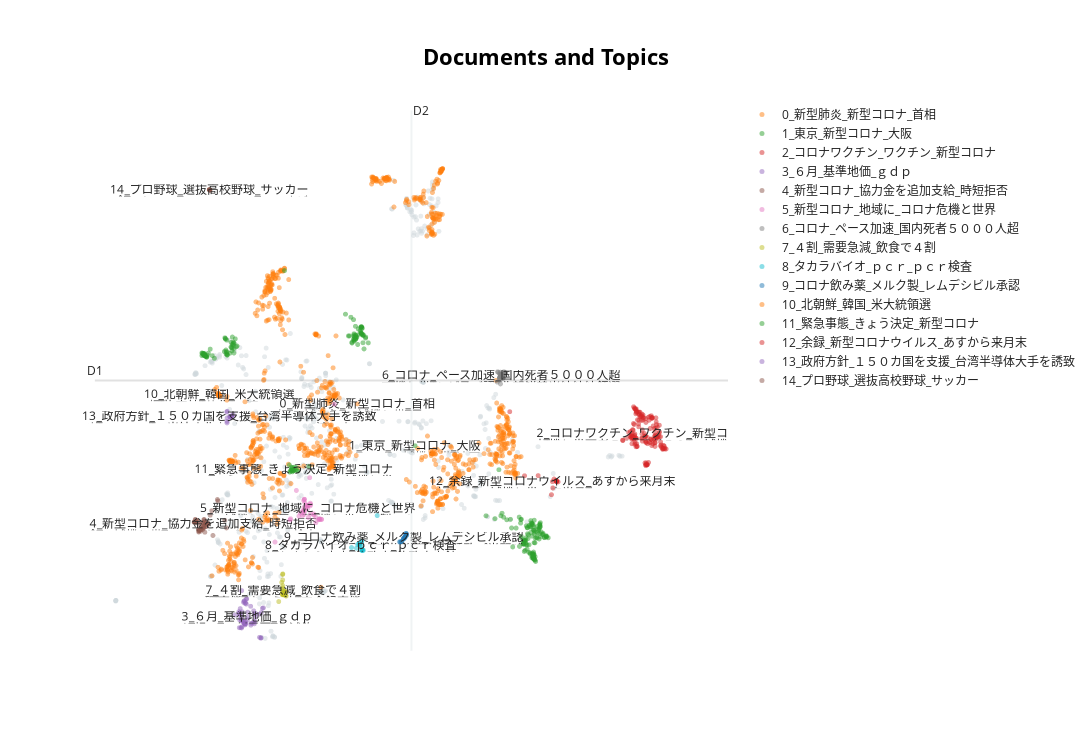

Notebook code cell kept with this figure:
### Code cell
model.model.visualize_documents(docs)

### Figure 1 — Plotly figure (JSON) as saved in the notebook; plotly's stock layout.template omitted (floating-point values rounded to 4 significant figures; data arrays with more than 128 entries replaced by an {"elided": "..."} marker saying what was removed)
{"data": [{"hoverinfo": "text", "hovertext": {"elided": "464 str values"}, "marker": {"color": "#CFD8DC", "opacity": 0.5, "size": 5}, "mode": "markers+text", "name": "other", "showlegend": false, "type": "scattergl", "x": {"elided": "464 float values"}, "y": {"elided": "464 float values"}}, {"hoverinfo": "text", "hovertext": {"elided": "889 str values"}, "marker": {"opacity": 0.5, "size": 5}, "mode": "markers+text", "name": "0_新型肺炎_新型コロナ_首相", "text": {"elided": "889 str values"}, "textfont": {"size": 12}, "type": "scattergl", "x": {"elided": "889 float values"}, "y": {"elided": "889 float values"}}, {"hoverinfo": "text", "hovertext": {"elided": "222 str values"}, "marker": {"opacity": 0.5, "size": 5}, "mode": "markers+text", "name": "1_東京_新型コロナ_大阪", "text": {"elided": "222 str values"}, "textfont": {"size": 12}, "type": "scattergl", "x": {"elided": "222 float values"}, "y": {"elided": "222 float values"}}, {"hoverinfo": "text", "hovertext": {"elided": "145 str values"}, "marker": {"opacity": 0.5, "size": 5}, "mode": "markers+text", "name": "2_コロナワクチン_ワクチン_新型コロナ", "text": {"elided": "145 str values"}, "textfont": {"size": 12}, "type": "scattergl", "x": {"elided": "145 float values"}, "y": {"elided": "145 float values"}}, {"hoverinfo": "text", "hovertext": ["中国ＧＤＰ、初のマイナス　６．８％減、コロナ影響　１～３月", "ＧＤＰ年５．１％減　コロナ　個人消費１．４％下落　１〜３月期", "第２部・２０年基準地価特集―地方圏１万地点で下落、福岡など４市は上昇維持。", "米ＧＤＰ、年３２％減　コロナ、最大の下落　４～６月期", "再生エネ比率、急上昇　２０％超え、政府目標に迫る　コロナで電力需要減る中　１～６月", "英国：英、コロナ後初利上げ　０．２５％に　米欧、量的緩和縮小", "ＧＤＰ急反発、年２１．４％増　コロナ前水準なお遠く　７～９月期", "製造業景況感、コロナ前回復　非製造業は改善鈍く　３月短観", "基準地価：基準地価３年ぶり下落　マイナス０．６％　コロナ直撃", "大企業の景況感、改善　コロナ前水準、なお遠く　１２月短観", "米成長　大幅減速　２．０％増　物価高、デルタ株　７〜９月期", "東証１部上場企業：上場企業、営業益７．４％増　コロナ前１９年比　９月中間", "第２部・２１年基準地価特集――全国商業地５５％で下落、大阪で市況悪化、名古屋は上昇。", "５月訪日客　最少１７００人　９９．９％減", "景況感、１１年ぶり低水準　６月短観、増税・コロナで　リーマン以来", "基準地価、コロナ禍鮮明　２年連続下落　東京・大阪打撃", "国内景気「急速に悪化」　４月月例報告　１０年１１か月ぶり", "公示地価６年ぶり下落　コロナ、都市部商業地に打撃", "景気判断「回復」を削除　３月月例報告　６年９か月ぶり　「厳しい状況」", "米ＧＤＰ年３２．９％減　４〜６月　下げ幅　過去最大", "東京、大阪駅　人出７割減　平日朝", "中国ＧＤＰ：中国ＧＤＰ１８．３％増　コロナ反動、伸び最高　１～３月", "基準地価、コロナが冷や水、３年ぶり下落、都心商業地に打撃。", "主要企業アンケート：主要企業調査　景気「良くなる」７１％　コロナ下、投資慎重", "世界成長マイナス３％　今年　リーマン超え最悪　ＩＭＦ予測", "基準地価、３年ぶり下落　全用途平均０．６％減　コロナ、上昇基調一転", "中国ＧＤＰ６．８％減　コロナ直撃　初のマイナス　１〜３月期", "ＧＤＰ２期連続マイナス　１〜３月　コロナ影響　年３．４％減", "トヨタ黒字確保　最終利益１５８８億円　売上高４割減　４〜６月期", "日米欧ＧＤＰ戦後最悪　日本、年２７．８％減　４〜６月", "ＡＮＡ赤字５１００億円予想　過去最悪　再建へ構造改革　２１年３月期", "ＧＤＰ：コロナ、内外需直撃　戦後最悪、ＧＤＰ年２７．８％減　４～６月", "決算発表：決算ピーク　企業利益４．２％減　コロナ禍鮮明　２０２１年３月期", "企業の半数以上減益　３月期最終利益　コロナ打撃", "テレワーク定着、東京圏が転出超、働き手、地方めざす、人材格差、縮小も。", "動けぬ個人、冷える消費、新型コロナ、自粛の影響懸念、宿泊プランの３割値下げ、百貨店２月売上高２桁減。", "トヨタ　５年ぶり世界一　中国で好調　昨年販売９５２万台", "ＧＤＰ：ＧＤＰ、打撃の５割回復　７～９月　年２１．４％増　コロナ影響", "希望退職募る企業、急増　コロナ禍、正社員も削減", "トヨタ最終益１．４兆円　３月期予想　販売回復　上方修正", "米ＧＤＰ、一転３３％増　コロナ前水準には戻らず　７～９月期", "少子化、コロナで加速、昨年度、出生数４．７％減、婚姻・出産控え響く。", "世界企業、３社に１社赤字、主要４５００社の４～６月、３割は増益、主役交代加速。", "ＧＤＰ　日本は２０年度４．５％減　政府見通し下方修正　リーマンより悪化", "景気、９７社が「後退」　前回１２社、コロナで激増　朝日新聞社１００社調査", "東南ア新興企業、資金調達９割増、４～６月、ネット通販や金融。", "中国　軍事費６．６％増　全人代開幕　成長目標示さず", "世界マイナス５．２％成長、世銀、今年予測、戦後最悪の景気後退。", "世界の債務残高　最悪に　ＩＭＦ２０年見通し　第２次大戦　超す", "米成長マイナス４．８％　リーマン以来の低迷　１〜３月", "米景気　２月後退入り　コロナ打撃　拡大、最長の１２８か月", "世界経済、Ｖ字回復困難、米ＧＤＰ４～６月３２．９％減、雇用支援延長が焦点。", "ヤマトＨＤ、営業黒字転換、４～６月、配達効率改善で外注費減。", "基準地価：基準地価０．４％下落　２年連続、コロナ影響", "経済か収束か、探る世界、米英、正常化優先、日本、景況感回復鈍く（チャートは語る）", "東京駅周辺、人出３８％減　７日と３月中旬を比較　民間会社調査　新型コロナ", null], "marker": {"opacity": 0.5, "size": 5}, "mode": "markers+text", "name": "3_６月_基準地価_ｇｄｐ", "text": ["", "", "", "", "", "", "", "", "", "", "", "", "", "", "", "", "", "", "", "", "", "", "", "", "", "", "", "", "", "", "", "", "", "", "", "", "", "", "", "", "", "", "", "", "", "", "", "", "", "", "", "", "", "", "", "", "3_６月_基準地価_ｇｄｐ"], "textfont": {"size": 12}, "type": "scattergl", "x": [-0.2799, -0.2114, 0.05047, -0.2027, -0.3329, -0.288, -0.3365, -0.3234, 0.01948, -0.2421, -0.2815, -0.2283, 0.02127, 0.1876, -0.3453, 0.04982, -0.2768, 0.03151, -0.3552, -0.1995, 0.2402, -0.3463, 0.009778, -0.2219, -0.2267, -0.06388, -0.2892, -0.1876, 0.1461, -0.1911, -0.4495, -0.2536, -0.1746, -0.1943, 0.003952, 0.1508, 0.1789, -0.2891, -0.1659, 0.1793, -0.2935, -0.2223, -0.1761, -0.1484, -0.2064, -0.2883, -0.3108, -0.2311, -0.2342, -0.2005, -0.3457, -0.1411, -0.06461, -0.02883, -0.06877, 0.2154, -0.1506], "y": [-1.449, -1.385, -1.176, -1.41, -1.214, -1.242, -1.307, -1.076, -1.388, -0.9457, -1.336, -0.9171, -1.19, -1.157, -1.167, -1.255, -1.142, -1.353, -1.138, -1.375, -1.06, -1.469, -1.335, -0.9194, -1.384, -1.379, -1.473, -1.381, -1.666, -1.349, -1.205, -1.338, -0.9823, -0.9596, -1.121, -1.192, -1.683, -1.309, -0.8721, -1.674, -1.318, -1.387, -0.8839, -1.306, -0.9672, -0.7051, -1.467, -1.372, -1.336, -1.396, -1.177, -1.149, -1.416, -1.374, -1.028, -1.07, -1.245]}, {"hoverinfo": "text", "hovertext": ["新型コロナ：新型コロナ　２５兆円補正予算、成立　一律１０万円、中小支援", "新型コロナ　１０万円給付　来月にも開始　市区町村別に　世帯ごと申請", "５５．７兆円対策　過去最大　「子どもに１０万円」目玉　政府決定", "新型コロナ：新型コロナ　１０万円相当、所得制限なし給付容認　自治体財源で　政府、３通り指針通知", "国民１人１０万円給付へ　所得制限なし　補正予算案修正　新型コロナ", "新型コロナ：新型コロナ対策　現金給付、総額１４兆円　首相、一律１０万円表明", "新型コロナ：新型コロナ　「１０万円、来月早期に」　首相表明　補正予算案審議入り", "新型コロナ：新型コロナ　現金給付１世帯３０万円　収入減、自己申告　政府方針", "衆院予算委：新型コロナ　１０万円、年内一括給付容認　全額現金　首相、無条件で　衆院予算委", "ひとり親世帯、再び給付金　金額・対象者、政府調整へ　コロナ拡大で", "３０万円給付、基準統一　国、批判受け見直し　コロナ対応", "時短営業協力金６０万円、コロナ対策、飲食店向け。", "コロナ、刑務所の３密「命に関わる」　大阪の受刑者、裁判所に近く訴え", "新型コロナ：新型コロナ　時短拒否、過料５０万円　自公、特措法改正案了承", "都、協力金を追加支給、１店舗５０万円、他の自治体焦点。", "新型コロナ：新型コロナ　内定取り消し者に３０万円　政府、給付対象拡大", "給付金、受け付け開始へ　１０日から休業者、１４日から家賃支援　新型コロナ", "都、時短協力店に１００万円、来月１１日まで要請延長。", "新型コロナ：新型コロナ　１０万円給付、年収９６０万円未満　マイナポイントは２万円　自公合意", "コロナ、米英留学直撃　年７５０万円「渡米、オンライン授業のためではない」", "新型コロナ：新型コロナ　休業命令違反、過料５０万円　改正特措法原案", "時短協力金６万円に増額、きょう緊急事態宣言、１都３県、来月７日まで。", "新型コロナ：新型コロナ　困窮学生に給付金、決定　１人最大２０万円", "三井不動産　東京ドーム買収へ　読売新聞も株２０％取得", "新型コロナ：１０万円全額現金認める条件　補正予算成立後に提示　官房副長官", "新型コロナ：新型コロナ　補正予算案２５兆円　閣議再決定　一律１０万円計上", "新型コロナ：新型コロナ　１人１０万円一律給付へ　異例の補正組み替え　政府方針転換", "新型コロナ：看護師、月４０００円賃上げ　来年２～９月　コロナ対応対象　政府方針", "東京五輪・パラ　１５００億円節減　無観客で人件費減　公費追加なし", "株２万９０００円突破　９０年８月以来", "コロナ改正法案、罰則導入が柱　時短拒否、過料最大５０万円", "株３万円台回復　終値　３０年６か月ぶり", "飲食店時短　都が再要請　３日から夜１０時まで　協力金２０万円", "国民一律１０万円「検討」　首相、公明要請に　官邸は所得制限論　コロナ対策", "株安・円高、半年ぶり水準。", "新型コロナ：新型コロナ　時短協力金、３都府遅れ　３月末支給、東京・大阪・京都２割", "新型コロナ：新型コロナ　１８歳以下、１０万円相当給付　半額は原則クーポン　自公合意", "新型コロナ：新型コロナ　都、休業協力最大１００万円　対象業種、国と合意", "新型コロナ：新型コロナ　雇用調整金上限、岸田氏「１．５万円」", "都、協力金を追加支給、１店舗５０万円、他の自治体焦点。", "新型コロナ：新型コロナ　３０万円、収入半減世帯に　緊急経済対策、あす閣議決定", "ダウ急落、一時２０００ドル安　東証２万円割れ　円、一時１０１円台　新型コロナ拡大", "新型コロナ：新型コロナ　親の休業助成、低調　８０億円止まり　企業申請二の足", "新型コロナ：新型コロナ　来月にも家賃支援　中小企業、月最大５０万円　政府・与党", "時短違反に過料３０万円以下、入院拒否など刑事罰削除、関連法改正案。", "３０万円、減収世帯に給付へ　自己申告制で　政府コロナ対策", "新型コロナ：新型コロナ　中小企業、最大２５０万円　政府給付金、概要固まる", "新型コロナ：新型コロナ　緊急経済対策　３０万円給付、対象追加　「世帯主」以外の減収対応", null], "marker": {"opacity": 0.5, "size": 5}, "mode": "markers+text", "name": "4_新型コロナ_協力金を追加支給_時短拒否", "text": ["", "", "", "", "", "", "", "", "", "", "", "", "", "", "", "", "", "", "", "", "", "", "", "", "", "", "", "", "", "", "", "", "", "", "", "", "", "", "", "", "", "", "", "", "", "", "", "", "4_新型コロナ_協力金を追加支給_時短拒否"], "textfont": {"size": 12}, "type": "scattergl", "x": [-1.257, -1.215, -1.289, -1.224, -1.285, -1.336, -1.331, -1.241, -1.327, -0.9861, -1.226, -1.438, -0.8766, -1.188, -1.442, -1.104, -0.6562, -1.439, -1.31, -1.207, -1.053, -1.341, -1.195, -1.416, -1.334, -1.32, -1.147, -1.118, -1.239, -1.405, -1.015, -1.393, -1.43, -1.277, -1.404, -1.366, -1.234, -1.151, -1.097, -1.412, -1.213, -1.183, -0.6992, -1.144, -0.8661, -1.204, -1.168, -1.159, -1.216], "y": [0.5841, 0.6155, 0.5495, 0.5826, 0.5175, 0.5666, 0.5001, 0.5837, 0.5151, 0.429, 0.6935, 0.705, 1.168, 0.718, 0.7016, 0.6657, 0.5844, 0.7052, 0.6602, 0.7557, 0.8454, 0.7106, 0.753, 0.7598, 0.5362, 0.5302, 0.7026, 0.6615, 0.5497, 0.7469, 0.9376, 0.7152, 0.7044, 0.5508, 0.7066, 0.7411, 0.6874, 0.6732, 0.6738, 0.688, 0.5796, 0.4954, 0.7407, 0.6139, 1.138, 0.6211, 0.6606, 0.6138, 0.6695]}, {"hoverinfo": "text", "hovertext": ["（コロナ危機と世界）揺らぐ欧州：上　独自路線、対応遅れた英", "パンデミック「損失１００兆円」、米、欧州からの入国禁止、米欧中経済圏の往来分断。", "外国人の新規入国解禁　８日から　待機　条件付き３日間", "外国人の新規入国停止　全世界対象　オミクロン株拡大", "全世界への渡航「注意」　３８カ国から訪日制限　新型コロナ", "新型コロナ：新型コロナ　外国人の入国禁止　政府、オミクロン株警戒　当面１カ月", "新型コロナ：新型コロナ　伊、１６００万人移動制限　北部ミラノやベネチア", "米、全世界への渡航中止、ＮＹ州、企業に在宅勤務要請。", "欧州、在宅勤務が標準に、独英、法制化の動き、米、民主導で定着へ。", "新型コロナ：新型コロナ　米、欧州から渡航停止　英国以外、２６カ国３０日間", "米国人帰国へ　チャーター機", "入国禁止「例外」厳格化　オミクロン株　国内初確認", "入国拒否、７３カ国・地域に　新型コロナ", "新型コロナ：新型コロナ　英への規制、５０カ国超", "２０２０　海外１０大ニュース（社告）", "日中外相会談：新型コロナ　日中往来、月内に再開　両外相合意　４カ国目", "新型コロナ：新型コロナ　入国拒否７３カ国・地域に　米英追加、世界の４割", "新型コロナ：欧州コロナ変異種拡大　感染力強く　英、首都封鎖", "新型コロナ：新型コロナ　出張や旅行、手探り再開　県境越え移動解禁", "（共生のＳＤＧｓ　明日もこの星で：５）コロナ下、ベネチアは澄んだ　観光・経済ストップ、水質改善", "新型コロナ：新型コロナ　羽田空港、やや混雑", "コロナ変異種　欧州厳戒　独仏など　英からの入国制限", "新型コロナ：新型コロナ　米、全国民渡航中止　即時帰国も勧告", "五輪　海外客受け入れ困難　政府・組織委・都　見解へ調整", "コロナ下の五輪：海外客なし　続く苦境", "新型コロナ：新型コロナ　羽田、成田、関空３空港にＰＣＲセンター　政府、今夏整備へ", "新型コロナ：新型コロナ　４連休最終日の人出　空港周辺↑　浅草、ＵＳＪ減", "新型コロナ：新型コロナ　英からの入国規制拡大　変異種で旅客便停止、欧州以外でも", "（コロナ危機と世界）途上国の危機：上　止まった経済「貧困の津波」　突然解雇、１５０キロ歩いて帰郷", "米・加州、外出禁止令　国外渡航中止を勧告　ＮＹ州出勤停止　新型コロナ", "米からの外国人、入国拒否へ　全土か一部か、検討　政府調整　新型コロナ", "新型コロナ：新型コロナ　オミクロン株　国際線予約、一律停止撤回　開始翌日、帰国に配慮", "ＥＵ、入域を規制へ　欧州から訪日、制限　新型コロナ、各国「封鎖」拡大", "新型コロナ：新型コロナ　巨額委託費、異例認識　国交相、縮小検討　観光喚起事業", "欧州で感染再拡大、英仏など規制再強化。", "外出制限、遅れた末に…　新型コロナ、世界を覆う", "金密輸防止　税改正へ　仕入れ先　訪日外国人認めず　政府・与党", "ビザ延長、入管大混雑　新型コロナ", "欧州再び都市封鎖、コロナ感染急増、市場に警戒感。", null], "marker": {"opacity": 0.5, "size": 5}, "mode": "markers+text", "name": "5_新型コロナ_地域に_コロナ危機と世界", "text": ["", "", "", "", "", "", "", "", "", "", "", "", "", "", "", "", "", "", "", "", "", "", "", "", "", "", "", "", "", "", "", "", "", "", "", "", "", "", "", "5_新型コロナ_地域に_コロナ危機と世界"], "textfont": {"size": 12}, "type": "scattergl", "x": [1.604, 0.5219, 1.328, 1.23, 1.274, 1.041, 1.202, 1.333, 1.583, 1.463, 1.961, 1.515, 1.245, 1.135, 1.366, 1.236, 1.191, 1.514, 1.3, 0.8996, 1.246, 1.611, 1.314, 1.219, 1.223, 1.218, 1.234, 1.465, 1.389, 1.382, 1.192, 1.378, 1.594, 0.8877, 1.655, 1.38, 1.106, 1.301, 1.645, 1.317], "y": [0.7759, 0.2933, 1.041, 0.8626, 1.004, 1.355, 0.9308, 0.7997, 0.7519, 0.8713, 3.13, 0.6916, 0.9342, 0.8918, 1.618, 1.172, 0.8373, 0.801, 1.035, 0.7728, 1.104, 0.7558, 1.049, 0.9435, 1.004, 1.147, 1.174, 0.848, 1.067, 0.8711, 0.9023, 1.039, 0.7615, 0.7475, 0.7586, 1.094, 0.8261, 1.053, 0.7618, 0.9865]}, {"hoverinfo": "text", "hovertext": ["新型コロナ：コロナ国内死者１０００人超　７０歳以上が約８割", "フランス介護崩壊、死者４割が集中　残された遺体、職員は勤務拒否　新型コロナ", "新型コロナ：コロナ死者１００万人超　３カ月で倍に　最多は米国", "（２０２０米大統領選　分極社会）コロナの米死者「命の格差」　高齢者施設に集中、「金勘定優先」", "新型コロナ：コロナ国内死者４０００人　１８日間で１０００人増、ペース加速", "コロナ、世界死者１００万人　結核の年１５０万人に迫る", "新型コロナ：新型コロナ　自宅療養中４８人死亡　３～５月、第３波から急増", "新型コロナ：コロナ死者１万人超す　国内、３カ月で倍増", "コロナ　国内死者５００人超", "コロナ死者３０００人超　国内１カ月で１０００人増、ペース速まる", "新型コロナ：新型コロナ　世界死者１万人　イタリア、中国を超す", "新型コロナ：新型コロナ　国内死者５０００人超　「第３波」６割占める", "新型コロナ：新型コロナ　自宅療養中２１人死亡　１２月以降１０都府県", "新型コロナ：新型コロナ　自宅療養死、首都圏今月２１人　容体急変、２０分で死亡（その１）　電話越し、うめき声", "新型コロナ　国内の死者　男性が７割", "新型コロナ：新型コロナ　死者急増、２週間で５５０人　先月１カ月３８２人", "自宅療養、首都圏１８人死亡　７月以降、半数は５０代以下　新型コロナ", "自殺対策白書：働く女性、自殺３割増　コロナ禍「非正規」影響か　過去５年比", "新型コロナ：世界死者、迫る１００万人　コロナ感染３２８８万人", "新型コロナ：新型コロナ　世界の死者５０万人", "全国の死者、最多１４６人　新型コロナ", "国内死者２００１人　速まるペース、致死率は低下　コロナ、初確認から９カ月", "国内死者５０００人超　２週間で１０００人増、ペース加速　新型コロナ", "米国の死者、世界最多に　新型コロナ", "新型コロナ　国内死者１００人超す　都知事「病床１０００床確保」", "コロナ、国内死者１０００人超　７０代以上が８４％占める", "新型コロナ：コロナ国内死者３０００人超　１０００人増わずか１カ月", "１週間の死者、初の２００人超え　新型コロナ", "国内死者１０００人超す　コロナ", "新型コロナ：コロナ死者最多４１人", "コロナ国内死者１万人　今年６５００人、６０代以上９５％", "８月死者、７月を上回る　自宅待機で重症化、懸念　新型コロナ", null], "marker": {"opacity": 0.5, "size": 5}, "mode": "markers+text", "name": "6_コロナ_ペース加速_国内死者５０００人超", "text": ["", "", "", "", "", "", "", "", "", "", "", "", "", "", "", "", "", "", "", "", "", "", "", "", "", "", "", "", "", "", "", "", "6_コロナ_ペース加速_国内死者５０００人超"], "textfont": {"size": 12}, "type": "scattergl", "x": [6.038, 5.928, 6.059, 6.083, 6.085, 6.059, 6.019, 6.069, 6.086, 6.12, 5.922, 5.974, 5.974, 6.0, 6.002, 6.03, 6.019, 5.944, 5.999, 5.974, 5.998, 6.118, 6.116, 5.971, 5.992, 6.044, 5.99, 6.02, 6.07, 5.995, 6.041, 6.012, 6.024], "y": [3.733, 3.794, 3.724, 3.796, 3.755, 3.653, 3.721, 3.673, 3.744, 3.772, 3.584, 3.674, 3.753, 3.747, 3.719, 3.74, 3.752, 3.788, 3.547, 3.665, 3.714, 3.769, 3.769, 3.664, 3.636, 3.71, 3.691, 3.747, 3.691, 3.788, 3.7, 3.733, 3.717]}, {"hoverinfo": "text", "hovertext": ["コロナ禍、４．５万の飲食閉店、全体の１割、本紙・ＮＴＴ系調査、協力金で支えきれず。", "青山商事、売り場最大半減、６割の４００店、スーツ離れ、各社が事業見直し。", "テレワーク「現状維持」５６％　企業コロナ対策調査　３割弱は「縮小」", "大都市人出８割減　緊急事態拡大後　地方とは差", "出社、ＮＴＴ２割に下げ、企業、在宅勤務を拡大、中小や官庁は進まず。", "水道料金、４割の事業者が減免　コロナ下、支援策　全国の自治体など", "在宅勤務５割で実施、宴席自粛８割、出張は６割、主要企業調査。", "スーパー入店、少人数で、専門家会議、接触８割減へ提言、民間検査の活用推進。", "コロナ情報共有　利用低調　ハーシス　医療機関入力４割", "米欧工場、半数が停止、日本の大手７９社、中国８割「平常」、来年度計画、６割が生産減。", "スタートアップ有力６０社、「事業継続に不安」４割。", "スーパー入店、少人数で、専門家会議、接触８割減へ提言、民間検査の活用推進。", "外食１０００店超が閉鎖、業態転換など長期低迷に備え、異業種と店員融通も。", "「新常態」探る企業、入退店デジタル記録、工場は効率より接触減、オフィスの机間隔１．８メートル。", "事業体制見直し、９割弱　コロナ、大半テレワーク　朝日新聞社１００社調査", "コロナ倒産１００件に、民間調べ、宿泊・飲食で４割、需要急減。", "スタートアップ有力６０社、「事業継続に不安」４割。", "都心の人出、大幅減、オフィス街２割少なく、夜の銀座は半分に、新型コロナで業務改革加速も（チャートは語る）", "コロナ倒産１００件に、民間調べ、宿泊・飲食で４割、需要急減。", "新常態、オフィス変貌、面積縮小・拠点分散・３密対策、都心空室率、１０年ぶり上昇幅。", "ＪＴＢ、１００店弱を閉鎖へ　国内の２割、５年かけ　コロナ影響", "主要１１０社：主要１１０社調査　新卒採用「減らす」２２％　コロナ禍、抑制続く", "「テレワークに課題」９割　コロナ後「縮小」４割　主要１２１社調査", "「外出控えている」８割に倍増、求める経済対策、「生活支援」最多、世論調査。", null], "marker": {"opacity": 0.5, "size": 5}, "mode": "markers+text", "name": "7_４割_需要急減_飲食で４割", "text": ["", "", "", "", "", "", "", "", "", "", "", "", "", "", "", "", "", "", "", "", "", "", "", "", "7_４割_需要急減_飲食で４割"], "textfont": {"size": 12}, "type": "scattergl", "x": [0.7875, 0.719, 0.7767, 0.7091, 0.7452, 0.711, 0.701, 0.7029, 0.7375, 0.6125, 0.7698, 0.7247, 0.7859, 0.7069, 0.7032, 0.7203, 0.7931, 0.708, 0.7203, 0.7114, 0.7737, 0.7134, 0.6981, 0.6843, 0.7256], "y": [-0.7277, -0.7558, -0.7931, -0.4878, -0.7271, -0.6454, -0.6776, -0.7333, -0.7927, -0.9311, -0.8042, -0.7912, -0.7259, -0.3722, -0.758, -0.7785, -0.8176, -0.6022, -0.7781, -0.3618, -0.7385, -0.7878, -0.7912, -0.536, -0.7048]}, {"hoverinfo": "text", "hovertext": ["唾液でＰＣＲ検査可能に、新型コロナ、厚労省きょう通知、都が本格導入へ。", "［検証コロナ　次への備え］ＰＣＲ　乱れた厚労省方針　その１", "ＰＣＲ検査、２時間で５０００件、タカラバイオ、米で承認へ、ロシュの１４倍。", "新型コロナ：新型コロナ　高齢者施設ＰＣＲ、自治体で検査格差", "タカラバイオ、ＰＣＲ試薬の国内生産８倍、政府も支援。", "「骨太」原案　ＰＣＲ検査拡大へ　デジタル化へ司令塔", "新型コロナ：新型コロナ　「全自動ＰＣＲ」　進む国産化　機器や試薬、第２波に備え", "新型コロナ：新型コロナ　ＰＣＲ外来、１２府県設置へ　２２都府県「検討中」　毎日新聞調査", "再拡大時、無料ＰＣＲ　政府方針、無症状でも　新型コロナ", "ＰＣＲ、医師が訪問検査、往診支援スタートアップ、東京で来月から。", "検証プラス・新型コロナ：ＰＣＲ全件検査、２０自治体　２６が検査絞る　４８自治体調査", "自治体、第２波備え、１カ月でＰＣＲセンター１１０カ所、政府の動きに先行。", "ＰＣＲ需要、企業で拡大、大手の２割が実施検討、海外渡航に必要な例も。", "新型コロナ：新型コロナ　高齢者施設での検査徹底を指示　首相", "新型コロナ：新型コロナ　オミクロン株　都、独自にＰＣＲ検査　宿泊療養施設、倍増へ", "ＰＣＲ検査　全自動ロボ　川重", "タカラバイオ、唾液のＰＣＲ検査試薬、自分で採取可能、月２００万検体分量産へ。", "新型コロナ：新型コロナ　ＰＣＲ、１日７．２万件確保へ　都道府県、来月末までに", null], "marker": {"opacity": 0.5, "size": 5}, "mode": "markers+text", "name": "8_タカラバイオ_ｐｃｒ_ｐｃｒ検査", "text": ["", "", "", "", "", "", "", "", "", "", "", "", "", "", "", "", "", "", "8_タカラバイオ_ｐｃｒ_ｐｃｒ検査"], "textfont": {"size": 12}, "type": "scattergl", "x": [2.638, 2.502, 2.646, 2.63, 2.639, 2.635, 2.632, 2.577, 2.381, 2.642, 2.583, 2.563, 2.529, 3.004, 2.629, 2.632, 2.669, 2.575, 2.617], "y": [0.1457, 0.1673, 0.1232, 0.3069, 0.1187, 0.1248, 0.1333, 0.273, 0.1806, 0.1296, 0.2199, 0.2462, 0.2445, 0.8385, 0.306, 0.1275, 0.1237, 0.2505, 0.2255]}, {"hoverinfo": "text", "hovertext": ["アビガン治験「有効性」　コロナ治療薬　来月にも申請", "レムデシビル承認　厚労省　新型コロナ治療薬　重症者対象に", "外資買収規制、医薬品・医療機器を対象に、コロナで争奪激しく。", "コロナ飲み薬　メルク製承認　きょう審議　厚労省", "配当より雇用維持を、コロナ対応で機関投資家が転換、製薬には連携要請。", "コロナ飲み薬承認申請　メルク日本法人　年内承認見通し", "新型コロナ：新型コロナ　ＧｏＴｏ再開、１月中旬以降　経口薬実用化見極め", "外資買収規制、医薬品・医療機器を対象に、コロナで争奪激しく。", "新型コロナ：新型コロナ　レムデシビル承認　初の治療薬、申請から３日", "新型コロナ：コロナ飲み薬、年内調達　米メルク製特例承認へ　政府", "飲み薬、国内で承認　２０万人分、週明けから　メルク製　新型コロナ", "配当より雇用維持を、コロナ対応で機関投資家が転換、製薬には連携要請。", "新型コロナ：新型コロナ　治療薬候補、レムデシビル「１週間で承認」　政府、申請後の手続き短縮", "レムデシビル承認へ　コロナ薬初、月内使用も　厚労省", "コロナ飲み薬　特例承認　メルク製、国内初", "コロナ飲み薬、年内調達　特例承認へ　政府、米製薬会社と交渉", "新型コロナ：新型コロナ　塩野義社長　飲み薬、年内申請目指す　２００万人分供給体制へ", "第２次岸田内閣：第２次岸田内閣発足　コロナ飲み薬１６０万人分確保", null], "marker": {"opacity": 0.5, "size": 5}, "mode": "markers+text", "name": "9_コロナ飲み薬_メルク製_レムデシビル承認", "text": ["", "", "", "", "", "", "", "", "", "", "", "", "", "", "", "", "", "", "9_コロナ飲み薬_メルク製_レムデシビル承認"], "textfont": {"size": 12}, "type": "scattergl", "x": [3.707, 3.715, 3.594, 3.722, 3.557, 3.68, 3.705, 3.596, 3.706, 3.665, 3.643, 3.552, 3.684, 3.689, 3.681, 3.643, 3.674, 3.641, 3.659], "y": [0.4646, 0.4561, 0.3024, 0.4339, 0.2901, 0.3906, 0.4358, 0.3083, 0.4742, 0.3735, 0.3539, 0.3004, 0.421, 0.4152, 0.396, 0.3586, 0.3873, 0.3676, 0.385]}, {"hoverinfo": "text", "hovertext": ["ビジネス往来、開国手探り、ベトナム・タイ、来月にも再開、米中韓台は遅れる。", "中韓から入国制限強化　指定場所で２週間待機、全員に要請　ビザは無効・免除停止　新型コロナ", "Ｇｏ　Ｔｏ　東京を除外　旅行代補助　「発着」と「居住者」　政府方針", "新型コロナ、中韓から入国、２週間待機、首相表明、ビザも効力停止、経済停滞避けられず。", "（コロナの時代　官邸、非常事態：１）出入国、台湾先行目立たせず　緩和巡り、保守派・中韓に配慮", "Ｇ７「台湾海峡」明記　コロナ終息へ決意　首脳宣言", "米大統領選：米大統領選　北朝鮮・コロナで舌戦　最後のＴＶ討論", "新型コロナ：新型コロナ　韓国、ビザ免除停止　日本に「対抗措置」", "新型コロナ：新型コロナ　ＥＵ、３０日間入域禁止　日本も制限強化　米「カナダ国境一時閉鎖」", "アフガン難民、挑んだ　ベルギーに歩いて逃れた、祖国の母はコロナに奪われた、それでも　東京五輪", "英、ＴＰＰ参加表明　発足国以外で初　春にも交渉開始", "東京五輪・パラリンピック：北朝鮮、五輪・パラ不参加　コロナ理由、初の表明国", "中韓からの外国人、原則入国認めず、新型コロナ、外相「月末まで」。", "新型コロナ：新型コロナ　中韓から入国制限、きょうから強化", "米中韓からの入国拒否へ　新型コロナ", "韓国、日本のビザ免除停止　入国制限に対抗　新型コロナ", "北朝鮮が五輪不参加表明　「コロナから選手保護」　ソウル以来", null], "marker": {"opacity": 0.5, "size": 5}, "mode": "markers+text", "name": "10_北朝鮮_韓国_米大統領選", "text": ["", "", "", "", "", "", "", "", "", "", "", "", "", "", "", "", "", "10_北朝鮮_韓国_米大統領選"], "textfont": {"size": 12}, "type": "scattergl", "x": [-0.8519, -0.8647, -0.8972, -0.8518, -0.8313, -0.6457, -0.8353, -0.8492, -0.8098, -0.9422, -0.648, -0.8491, -0.8542, -0.8143, -0.8417, -0.8696, -0.8513, -0.8298], "y": [3.297, 3.325, 3.475, 3.308, 3.295, 3.29, 3.302, 3.354, 3.299, 3.432, 3.213, 3.329, 3.33, 3.29, 3.324, 3.355, 3.325, 3.326]}, {"hoverinfo": "text", "hovertext": ["緊急事態　全地域解除　飲食店時短は継続", "新型コロナ：新型コロナ　５都府県の飲食店、１１カ月ぶり通常営業再開", "新型コロナ：新型コロナ　９都道府県、緊急事態解除決定　酒類提供、７時まで容認", "新型コロナ：新型コロナ　午後８時閉店要請へ　飲食店時短　首都圏４都県調整", "夜８時以降外出自粛を、１都３県要請、８日から、飲食店も時短。", "新型コロナ：都、酒提供飲食店に時短を再要請　コロナ拡大　来月３日から", "新型コロナ：新型コロナ　宣言・まん延防止全面解除　月末期限　酒提供、段階的緩和　政府方針", "新型コロナ：新型コロナ　東京４回目「緊急事態」　来月２２日まで　酒類提供禁止", "新型コロナ：新型コロナ　酒提供店・百貨店に休業要請　緊急事態、２５日～５月１１日　４都府県、きょう決定", "新型コロナ：新型コロナ　緊急事態解除　酒提供再開へ準備「またがんばりたい」", "新型コロナ：新型コロナ　全飲食店夜８時まで　１２日から要請", "新型コロナ：新型コロナ　緊急事態、きょう決定　午後８時以降外出自粛／飲食店に時短指示可能／協力金増額上限６万円", "新型コロナ：新型コロナ　宣言下の酒提供容認　政府、制限緩和行程案　１０～１１月想定", "新型コロナ：新型コロナ　５都府県、きょう時短解除　酒類制限要請も", "新型コロナ：新型コロナ　都、飲食店に時短要請　夜１０時まで　２８日から２０日間", "都、飲食店全般に時短拡大、「夜８時まで」要請へ、埼玉など３県と調整。", "新型コロナ：新型コロナ　飲食店、時短広がる　札幌、２週間延長／名古屋、新たに２０日間", null], "marker": {"opacity": 0.5, "size": 5}, "mode": "markers+text", "name": "11_緊急事態_きょう決定_新型コロナ", "text": ["", "", "", "", "", "", "", "", "", "", "", "", "", "", "", "", "", "11_緊急事態_きょう決定_新型コロナ"], "textfont": {"size": 12}, "type": "scattergl", "x": [1.346, 0.9449, 0.9087, 1.015, 1.073, 0.9445, 0.902, 0.9164, 1.037, 0.9453, 0.9487, 1.073, 0.8804, 0.9102, 0.9699, 0.9738, 0.8708, 0.98], "y": [1.852, 1.799, 1.77, 1.773, 1.754, 1.738, 1.749, 1.834, 1.825, 1.826, 1.764, 1.755, 1.734, 1.775, 1.76, 1.759, 1.879, 1.785]}, {"hoverinfo": "text", "hovertext": ["中国外の感染、中国を上回る　新型コロナ", "余録：新型コロナウイルス対策で４月…", "コロナと世界針路を聞く（１）米ＣＤＣ前所長ロバート・レッドフィールド氏――ウイルス共存へ最低３年。", "余録：新型コロナウイルスの流行でテレワークを迫られ…", "新型コロナ：新型コロナ　変異ウイルス、２０カ国・地域以上に拡散", "帰国者３人感染　１人は当初「陰性」　新型コロナウイルス", "クルーズ船、感染１３５人に　６５人増加　新型コロナウイルス", "新型コロナ：新型コロナ　新規入国、原則停止　政府、変異ウイルス対応　あすから来月末", "余録：新型コロナウイルスの感染を恐れ…", "余録：新型コロナウイルスがもたらした変化に…", "余録：新型コロナウイルスの…", "ウイルス潜む山「あそこへは行くな」　中国・雲南、コロナの起源探る", "余録：ドイツのメルケル首相が新型コロナウイルス感染は…", "横浜の船、感染２０人に　新型コロナウイルス", "ＷＨＯ、緊急事態宣言　新型コロナウイルス", null], "marker": {"opacity": 0.5, "size": 5}, "mode": "markers+text", "name": "12_余録_新型コロナウイルス_あすから来月末", "text": ["", "", "", "", "", "", "", "", "", "", "", "", "", "", "", "12_余録_新型コロナウイルス_あすから来月末"], "textfont": {"size": 12}, "type": "scattergl", "x": [6.583, 7.356, 7.352, 7.357, 7.358, 7.353, 7.27, 7.301, 7.365, 7.369, 7.359, 6.914, 7.399, 7.237, 7.359, 7.262], "y": [1.656, 1.557, 1.561, 1.554, 1.535, 1.543, 1.407, 1.589, 1.541, 1.544, 1.55, 1.66, 1.531, 1.268, 1.55, 1.536]}, {"hoverinfo": "text", "hovertext": ["（コロナ危機と世界）「救世主」への視線：上　「震源」の中国、１５０カ国を支援", "日鉄、海外拠点を再編　対中国　競争力　米工場売却へ　新興国進出も視野", "脱中国依存に２０００億円　生産移す企業　補助　政府方針", "香港に国家安全法制　中国採択　統制強化狙う", "台湾半導体大手を誘致　政府方針　国内勢と連携促す", "コロナ拡大「中国に責任」　国連演説　トランプ氏が批判", "新型コロナ：新型コロナ　ワクチンサミット　３０００万回分、海外に　菅首相表明、中国に対抗", "新型コロナ：新型コロナ　ＷＨＯと中国、初動遅れ　独立委「１月に措置取れた」", "コロナ、供給網の中国離れ加速　ベトナムに発注続々「チャンス」", "コロナ起源、米が追加調査　バイデン氏、中国流出説に言及", "コロナで変わる世界：第２部　パンデミックと社会／２（その１）　中国、監視網を拡大　遺族に圧力、沈黙強制", "（米中争覇）衝突する戦略　中国式の「目」、１０億人追う　コロナの時代、デジタル覇権の影", null], "marker": {"opacity": 0.5, "size": 5}, "mode": "markers+text", "name": "13_政府方針_１５０カ国を支援_台湾半導体大手を誘致", "text": ["", "", "", "", "", "", "", "", "", "", "", "", "13_政府方針_１５０カ国を支援_台湾半導体大手を誘致"], "textfont": {"size": 12}, "type": "scattergl", "x": [-0.5395, -0.6439, -0.643, -0.6399, -0.6514, -0.564, -0.5528, -0.5273, -0.6415, -0.4947, -0.5304, -0.5488, -0.5814], "y": [2.883, 2.745, 2.776, 2.983, 2.968, 2.861, 2.86, 2.887, 2.847, 2.914, 2.869, 2.881, 2.873]}, {"hoverinfo": "text", "hovertext": ["第９１回都市対抗野球：都市対抗、１１月開催　コロナ感染防止徹底", "イベント２週間自粛要請　新型肺炎巡り首相　プロ野球オープン戦無観客／コンサート中止／国立博物館休館", "新型コロナ：新型コロナ　大相撲２週間延期　プロ野球、開幕先送り", "プロ野球・サッカー：プロ野球・サッカー　スタジアム観戦、解禁　新型コロナ", "夏の高校野球選手権、中止　新型コロナ、影響を考慮", "＜お知らせ＞第１０３回全国高校野球選手権大会、８月９日開幕　コロナ対策に万全を期します", "第９２回選抜高校野球：センバツ中止　新型コロナ、収束見通せず", "選抜高校野球、開催なら無観客　新型コロナ", "選抜高校野球、初の中止　感染拡大「苦渋の決断」　新型コロナ", "プロ野球：プロ野球　セ、パ両リーグ　コロナ下、２年目開幕", "第１０２回全国高校野球：夏の甲子園中止　７９年ぶり　新型コロナの感染拡散回避", null], "marker": {"opacity": 0.5, "size": 5}, "mode": "markers+text", "name": "14_プロ野球_選抜高校野球_サッカー", "text": ["", "", "", "", "", "", "", "", "", "", "", "14_プロ野球_選抜高校野球_サッカー"], "textfont": {"size": 12}, "type": "scattergl", "x": [-1.071, -1.051, -1.073, -1.072, -1.072, -1.07, -1.072, -1.071, -1.069, -1.072, -1.071, -1.069], "y": [7.541, 7.518, 7.542, 7.541, 7.542, 7.539, 7.541, 7.541, 7.538, 7.541, 7.541, 7.539]}], "layout": {"annotations": [{"showarrow": false, "text": "D1", "x": -3.854, "y": 3.615, "yshift": 10}, {"showarrow": false, "text": "D2", "x": 3.836, "xshift": 10, "y": 9.17}], "height": 750, "shapes": [{"line": {"color": "#CFD8DC", "width": 2}, "type": "line", "x0": 3.836, "x1": 3.836, "y0": -1.941, "y1": 9.17}, {"line": {"color": "#9E9E9E", "width": 2}, "type": "line", "x0": -3.854, "x1": 11.53, "y0": 3.615, "y1": 3.615}], "title": {"font": {"color": "Black", "size": 22}, "text": "<b>Documents and Topics", "x": 0.5, "xanchor": "center", "yanchor": "top"}, "width": 1200, "xaxis": {"visible": false}, "yaxis": {"visible": false}}}
